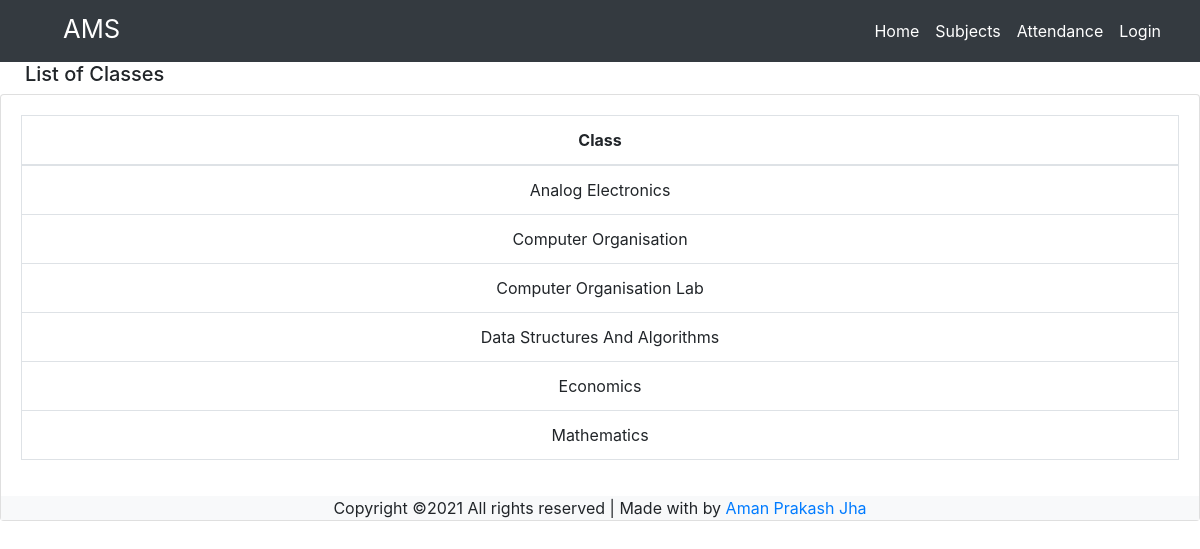
/subject/, run on an earlier commit of the app's database.
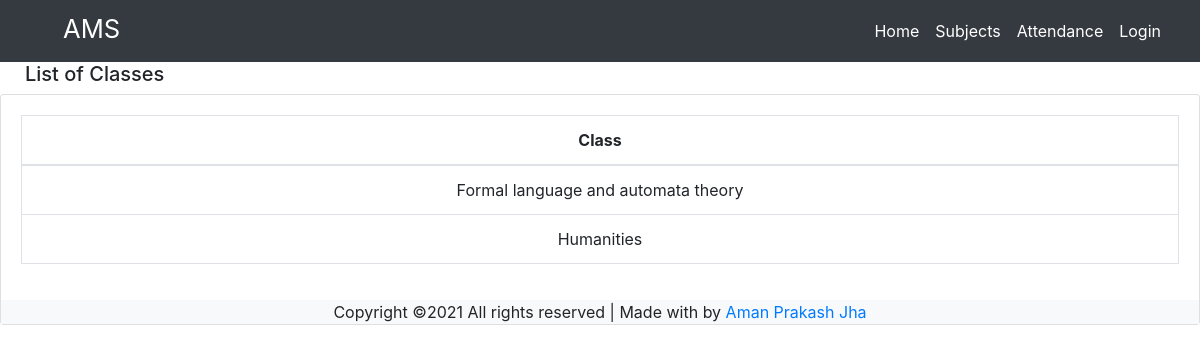
And on a later commit of the database.
### Home/models.py (models this page shows, shortened)
class subject(models.Model):
    sub = models.CharField(max_length=64)

### Home/views.py (the view)
# urls.py: path("subject/",views.sub,name="subject"),
def sub(request):
    sub=subject.objects.order_by('sub')
    return render(request, 'home/t_clas.html',{
        "sub":sub
    })

### Home/templates/home/t_clas.html
{% extends 'home/base.html' %}
{% block content %}
    <h5 style="padding-left:25px;">List of Classes</h5>
    <div class="card mb-3">
            <div class="card-body">
              <div class="table-responsive">
                <table class="table table-bordered text-center" id="dataTable" width="100%" cellspacing="0">
                  <thead>
                    <tr>
                        <th>Class</th>
                    </tr>
                  </thead>
                  <tbody>
                    {% for sub in sub %}
                    <tr>
                        <td>{{ sub.sub }}</td>
                    </tr>
                    {% empty %}
                            <p>teacher has no courses</p>
                    {% endfor %}
                  </tbody>
                </table>
              </div>
    </div>
{% endblock %}

### Home/templates/home/base.html (shortened to what this page needs)
<!DOCTYPE html>
<html lang='en'>
    <head>
        {% load static %}
        <link rel="stylesheet" href="https://maxcdn.bootstrapcdn.com/bootstrap/4.3.1/css/bootstrap.min.css">
        <link rel="stylesheet" href="{%static '/css/stylebase.css' %}">
        <link rel="stylesheet" href="https://maxcdn.bootstrapcdn.com/font-awesome/4.4.0/css/font-awesome.min.css">
    </head>
    <body>
        <section id="navigation">
            <nav class="navbar navbar-expand-sm bg-dark navbar-dark">
                <div class="container-fluid">
                    <a class="navbar-brand" href="#">
                        <h2 class="text-white"><small><a href="{% url 'index' %}" style="color:#FFF; text-decoration: none;">AMS</a></small></h2>
                    </a>
                    <div class="collapse navbar-collapse justify-content-end align-items-center" id="navbarContent">
                        <ul class="navbar-nav">
                            <li class="nav-item"><a class="nav-link active" href="{% url 'index' %}">Home</a></li>
                            <li class="nav-item"><a class="nav-link active" href="{% url 'subject' %}">Subjects</a></li>
                            {% if user.is_authenticated %}
                            <li class="nav-item"><a class="nav-link active" href="{% url 'attend' %}">Attendance</a></li>
                            {% else %}
                            <li class="nav-item"><a class="nav-link active" href="{% url 'login' %}">Attendance</a></li>
                            {% endif %}
                            {% if user.is_authenticated is False %}
                            <li class="nav-item"><a class="nav-link active" href="{% url 'login' %}">Login</a></li>
                            {% endif %}
                        </ul>
                    </div>
                </div>
            </nav>
        </section>
            {% block content %}
            {% endblock %}
        <footer class="ftco-section ftco-section-2 bg-light">
            <div class="col-md-12 text-center">
                <p class="mb-0">
                Copyright &copy; All rights reserved | Made with  by <a href="https://github.com/amanjha8100" target="_blank">Aman Prakash Jha</a>
                </p>
            </div>
        </footer>
    </body>
</html>

What changed in the data, as far as the page shows it:
removed subject: sub "Analog Electronics"
removed subject: sub "Computer Organisation"
removed subject: sub "Computer Organisation Lab"
removed subject: sub "Data Structures And Algorithms"
removed subject: sub "Economics"
removed subject: sub "Mathematics"
added subject: sub "Formal language and automata theory"
added subject: sub "Humanities"
